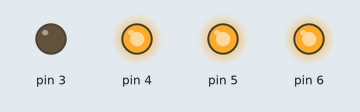
Bench run of a sketch on a simulated Arduino Uno, built with avr-gcc and run on an emulated ATmega328P. Parts: output pins drawn as LEDs (lit = HIGH).

Above: at 0.15 s.
At 7.66 s:
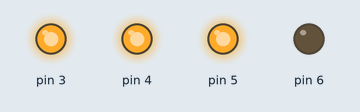
At 19.69 s:
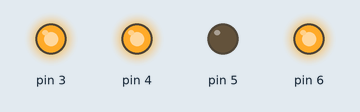
At 39.54 s:
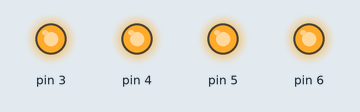
Timing chart, 0 to 40.0 s (numbered marks = the images above):
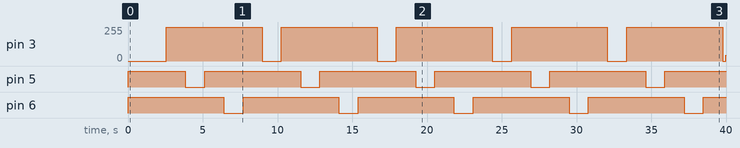

The sketch:

4pinLED_PWM.ino
```cpp
void setup() {
  pinMode(3, OUTPUT);
  pinMode(4, OUTPUT);
  pinMode(5, OUTPUT);
  pinMode(6, OUTPUT);
  digitalWrite(4, 1);//最長腳，永遠設於1
  analogWrite(5, 255);//綠燈
  analogWrite(6, 255);//藍燈
  analogWrite(3, 255);//紅燈
}

void loop() {
  //255為1，0為0
  //1為高電位，0為低電位
  //有PWM訊號才能寫analogWrite
  for (int i = 3; i <= 6; i++) {
    if (i != 4) {
      light(i);
      dark(i);
    }
  }
}
void light(int j) {//j為腳位
  for (int i = 255; i >= 0; i--) {//漸亮
    analogWrite(j, i);
    delay(5);
  }
}
void dark(int j) {
  for (int i = 0; i <= 255; i++) {//漸暗
    analogWrite(j, i);
    delay(5);
  }
}
```

Measured:
- by itself, pin 3: 0/255 → 255/255 at 2.6 s, → 0/255 6.4 s later, → 255/255 1.3 s later, → 0/255 6.4 s later, … (11 changes in this stretch)
- by itself, pin 5, pin 6: alternates HIGH for 6.4 s and LOW for 1.3 s
